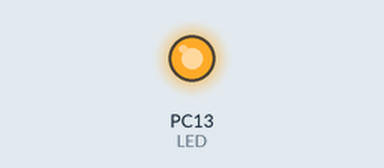
This sketch was run on a simulated STM32 Blue Pill. Shown: output pins drawn as LEDs (lit = HIGH).

Above: at 0.3 s.
At 2.75 s:
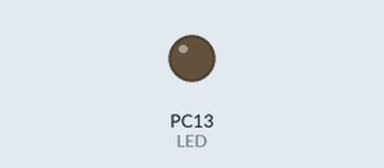
Timing chart, 0 to 3.0 s (numbered marks = the images above):
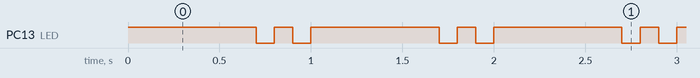

The sketch:

KSC206_Blinkstm32.ino
```cpp
/*
 DaK

 */


#define LED PC13

void setup() {
  pinMode(LED, OUTPUT);
}

void loop() {
  digitalWrite(LED, HIGH);
  delay(700);
  digitalWrite(LED, LOW);
  delay(100);
  digitalWrite(LED, HIGH);
  delay(100);
  digitalWrite(LED, LOW);
  delay(100);
}
```

Measured:
- by itself, PC13 (LED): repeats every 1.0 s: LOW 0.10 s, HIGH 0.10 s, LOW 0.10 s, HIGH 0.70 s
